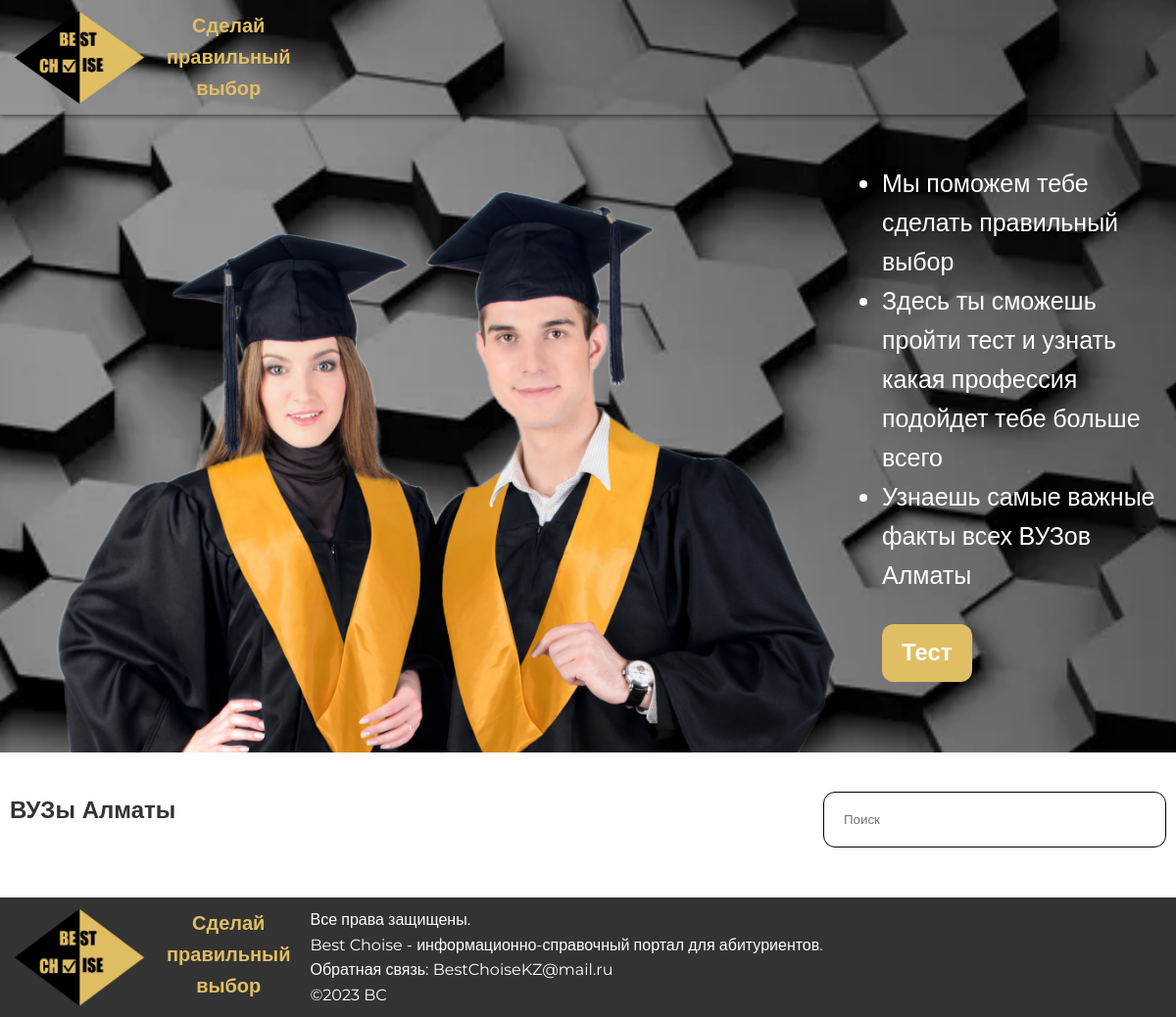
The app's page /, older data.
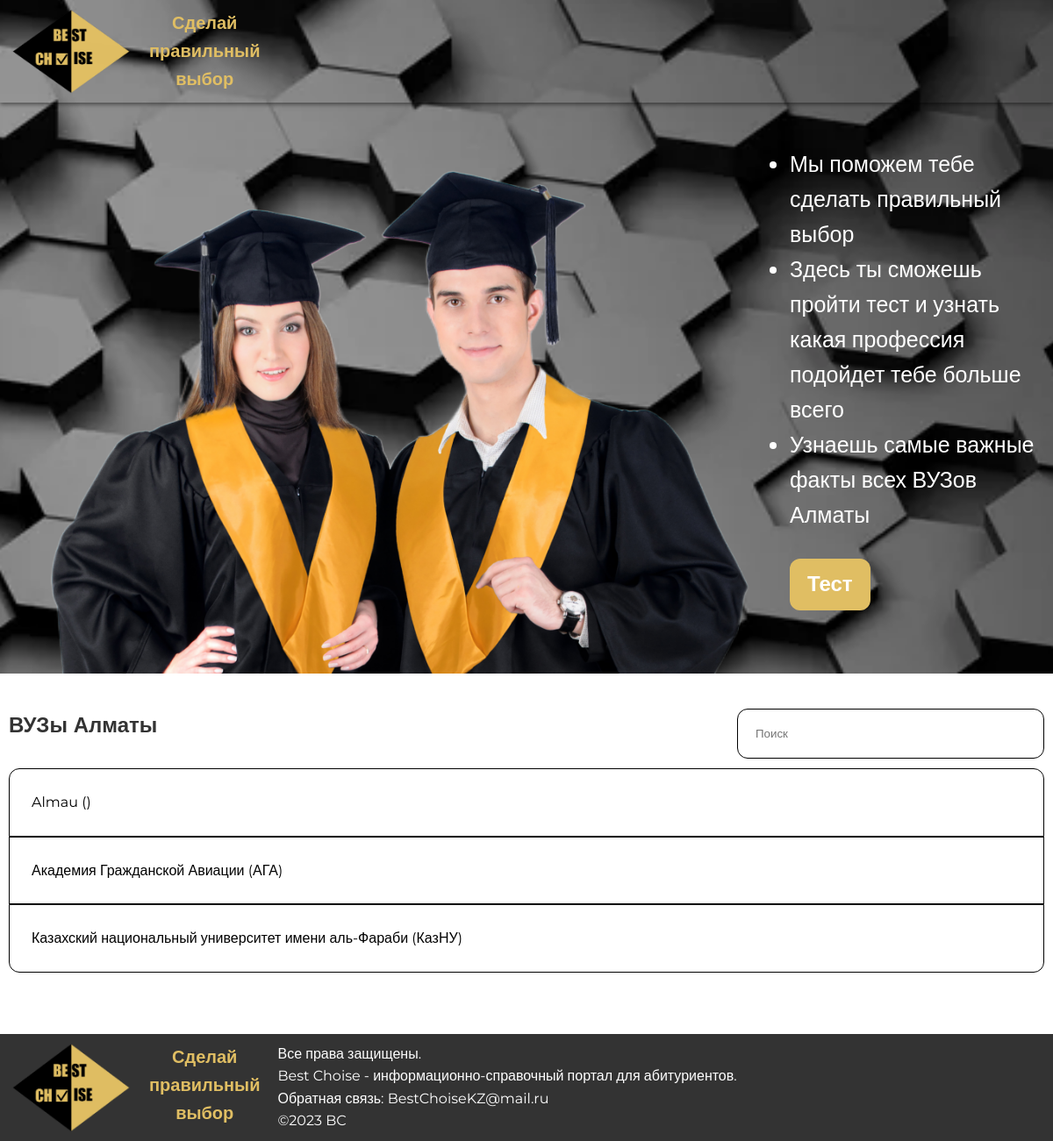
The same page, newer data.
### quiz/models.py (models this page shows, shortened)
class University(models.Model):
    name = models.CharField('Название', max_length=255)
    href = models.CharField('Ссылка на университет', max_length=255)
    image = models.ImageField('Логотип', upload_to="logo")
    url = models.SlugField('Ссылка')
    fact = models.CharField('Факт', blank=True, max_length=255)
    abb = models.CharField('Аббревиатура', blank=True, max_length=255)
    category = models.ForeignKey(UniversityCategory , on_delete=models.CASCADE, blank=True, null=True)
    amount_of_students = models.PositiveIntegerField('Количество студентов', blank=True)
    class Meta:
        ordering = ["name"]

### quiz/views.py (the view)
# urls.py: path('', homepage),
def homepage(request):
    universitys = University.objects.all()
    return render(request, 'index.html', {'universitys': universitys} )

### templates/index.html (shortened to what this page needs)
<!DOCTYPE html>
{% load static %}
<html lang="ru">
<head>
    <link rel="stylesheet" type="text/css" href="{% static 'css/styles.css' %}">
</head>
<body>
    {% include 'header.html' %}
   <div class="intro">
      <div class="container row">
         <img src="{% static 'images/first.png' %}">
         <div>
            <ul class="intro-text">
                <li>Мы поможем тебе сделать правильный выбор </li>
                <li>Здесь ты сможешь пройти тест и узнать какая профессия подойдет тебе больше всего</li>
                <li>Узнаешь самые важные факты всех ВУЗов Алматы</li>
           </ul>
            <a href="/1" class="btn my-30"><h2>Тест</h2></a>
         </div>
      </div>
   </div>
    <div class="my-30">
   <div class="container">
       <input class="university-search" type="text" placeholder="Поиск" id="ulu">
       <h2>ВУЗы Алматы</h2>
       <ul class="university-list my-30 ulu">
           {% for university in universitys %}
               <li><a href="/university/{{ university.url }}">{{ university.name }} ({{university.abb}})</a></li>
           {% endfor %}
     </ul>
   </div>
        </div>
    {% include 'footer.html' %}
</body>
</html>

Row changes from the older to the newer data that the page shows:
added University: name "Almau"
added University: name "Академия Гражданской Авиации", abb "АГА"
added University: name "Казахский национальный университет имени аль-Фараби", abb "КазНУ"
